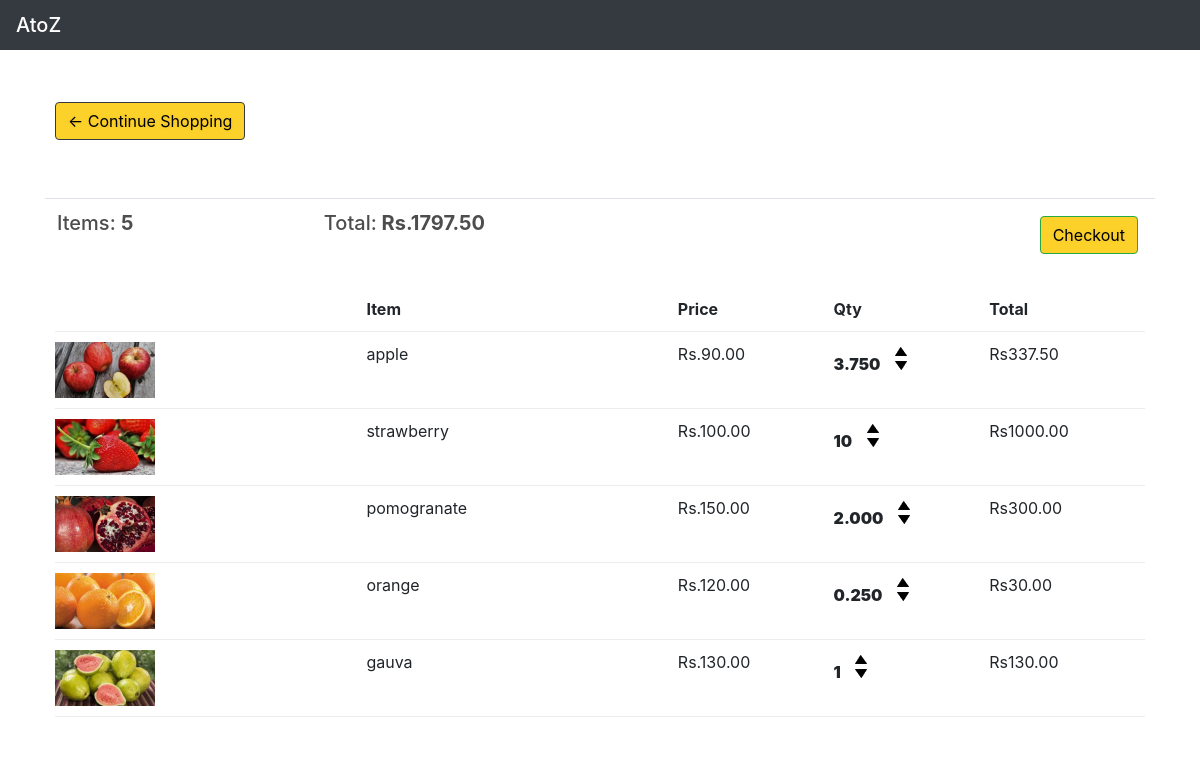
Page /user/add/cart/ (signed in) on the committed database.
### atoz_store/models.py (models this page shows, shortened)
class Order(models.Model):
    customer = models.ForeignKey(Customer,on_delete=models.SET_NULL,blank=True,null=True)
    date_ordered = models.DateTimeField(auto_now_add=True)
    mark = models.IntegerField(default=1)
    complete = models.BooleanField(default=True,null=True,blank=False)
    transaction_id = models.CharField(max_length=128,null=True)
    @property
    def get_cart_total(self):
        orderitem=self.orderitem_set.all()
        total = sum([item.get_total for item in orderitem])
        return total
    @property
    def get_cart_items(self):
        orderitem=self.orderitem_set.all()
        total = sum([self.mark for item in orderitem])
        return total

class OrderItem(models.Model):
    product = models.ForeignKey(Product,on_delete=models.SET_NULL,blank=True,null=True)
    order = models.ForeignKey(Order,on_delete=models.SET_NULL,blank=True,null=True)
    quantity = models.DecimalField(decimal_places=3,max_digits=7 ,default=0,null=True,blank=True)
    date_ordered = models.DateTimeField(auto_now_add=True)
    @property
    def get_total(self):
        total = self.product.price*self.quantity
        return total

class Product(models.Model):
    catagory_choice = (
        ("FR","fruit"),
        ("DR","dryfruit"),
        ("VG","vegitable"),
        ("oth","other"),
         )
    name = models.CharField(max_length=128,null=True,)
    catagory = models.CharField(max_length=30,choices= catagory_choice ,null=True)
    price = models.DecimalField(max_digits=7, decimal_places=2)
    image = models.ImageField(null=True,blank=True)
    prodtype =models.BooleanField(default=True)
    @property
    def imageURL(self):
        try:
            url = self.image.url
        except:
            url = ''
        return url

### atoz_store/views.py (the view, shortened to what this page needs)
# urls.py: path('cart/',views.cart,name="cart"),
def cart(request):
    if request.user.is_authenticated:
        email = request.user.email
        name = request.user.first_name
        customer,created = Customer.objects.get_or_create(
            email=email,
        )
        customer.name = name
        customer.save()
        order,created = Order.objects.get_or_create(customer=customer,complete=False)
        items = order.orderitem_set.all()
        print(items)
        cartitems = order.get_cart_items
        print(cartitems,"here we are")
    context = {'items':items,'order':order,'cartitems':cartitems}
    return render(request,'atoz_Store/cart.html',context)

### atoz_store/Templates/atoz_store/cart.html (shortened to what this page needs)
{% extends 'atoz_store/main.html' %}
{% load static %}
{% block content %}
	<div class="row">
		<div class="col-lg-12">
			<div class="box-element">
                <a  class="btn btn-outline-dark" href="{% url 'store' %}">&#x2190; Continue Shopping</a>
			</div>
            <br>
            <br>
            <table class="table">
                <tr>
                    <th><h5>Items: <strong>{{order.get_cart_items|floatformat:0}}</strong></h5></th>
                    <th><h5>Total:<strong> Rs.{{order.get_cart_total|floatformat:2}}</strong></h5></th>
                    <th>
                        <a  style="float:right; margin:5px;" class="btn btn-success" href="{% url 'checkout' %}">Checkout</a>
                    </th>
                </tr>
            </table>
			<div class="box-element">
                <div class="cart-row">
					<div style="flex:2"></div>
					<div style="flex:2"><strong>Item</strong></div>
                    <div style="flex:1"><strong>Price</strong></div>
					<div style="flex:1"><strong>Qty</strong></div>
					<div style="flex:1"><strong>Total</strong></div>
            </div>
            {% for item in items%}
            <div class="cart-row">
                <div style="flex:2"><img class="row-image" src="{{item.product.imageURL}}"></div>
                <div style="flex:2"><p>{{item.product.name}}</p></div>
                <div style="flex:1"><p>Rs.{{item.product.price|floatformat:2}}</p></div>
                <div style="flex:1">
                    {% if request.user.is_authenticated %}
                        {% if item.product.prodtype %}
                        <p class="quantity"> <strong> {{item.quantity|floatformat:3}}</strong></p>
                        <div class="quantity">
                            <img data-product={{item.product.id}} data-action="add" class="chg-quantity update-cart"  src="{% static  'images/arrow-up.png' %}">
                            <img data-product={{item.product.id}}  data-action="remove" class="chg-quantity update-cart" src="{% static  'images/arrow-down.png' %}">
                        </div>
                        {% else %}
                        <p class="quantity"> <strong> {{item.quantity|floatformat:0}}</strong></p>
                        <div class="quantity">
                            <img data-product={{item.product.id}} data-action="add" class="chg-quantity update-cart"  src="{% static  'images/arrow-up.png' %}">
                            <img data-product={{item.product.id}}  data-action="remove" class="chg-quantity update-cart" src="{% static  'images/arrow-down.png' %}">
                        </div>
                        {% endif%}
                    {% endif %}
                </div>
                <div style="flex:1"><p>Rs{{item.get_total|floatformat:2}}</p></div>
            </div>
            {% endfor %}
		</div>
    </div>
{% endblock content %}

### atoz_store/static/css/main.css (style rules this page uses)
body { background-color:white; }
h1,h2,h3,h4,h5,h6 { color:hsl(0, 0%, 30%); }
.box-element { padding-left: 20px; background-color: #fff; border-radius: 4px; padding: 10px; }
.col-lg-4, .col-lg-6, .col-lg-8, .col-lg-12 { margin-top: 10px; }
.btn { border-radius: 60; background-color: #fcd12a; color: black; }
.row-image { width: 100px; }
.cart-row { display: flex; align-items: flex-stretch; padding-bottom: 10px; margin-bottom: 10px; border-bottom: 1px solid #ececec; }
.quantity { display: inline-block; font-weight: 700; padding-right:10px; }
.chg-quantity { width: 12px; cursor: pointer; display: block; margin-top: 5px; transition:.1s; }
a { text-shadow: 0px 0px 3px rgba(117, 117, 117, 0.12); color: grey; text-decoration: none }

### rows in the picture
Order: get_cart_items "5", get_cart_total "1797.50"
OrderItem: product.imageURL (picture), product.name "apple", product.price "90.00", quantity "3.750", get_total "337.50"
OrderItem: product.imageURL (picture), product.name "strawberry", product.price "100.00", quantity "10", get_total "1000.00"
OrderItem: product.imageURL (picture), product.name "pomogranate", product.price "150.00", quantity "2.000", get_total "300.00"
OrderItem: product.imageURL (picture), product.name "orange", product.price "120.00", quantity "0.250", get_total "30.00"
OrderItem: product.imageURL (picture), product.name "gauva", product.price "130.00", quantity "1", get_total "130.00"
